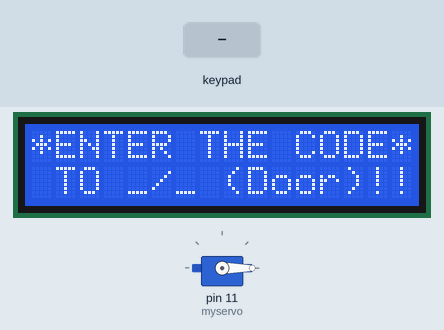
Simulated run of this sketch. Board: Arduino Uno, built with avr-gcc and run on an emulated ATmega328P. Shown: 16×2 character LCD, servo. Inputs (shaded band) come from the test bench.

Above: at 1.2 s.
1.3 s: key '#' pressed
At 2.8 s:
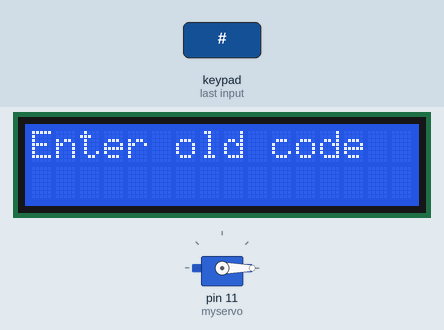
3.8 s: keypad keys 1 5 4 8 A pressed 0.4 s apart
At 6.8 s:
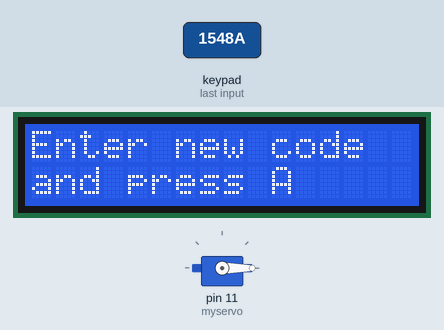
7.3 s: keypad keys 1 5 4 8 # pressed 0.4 s apart
At 9.2 s:
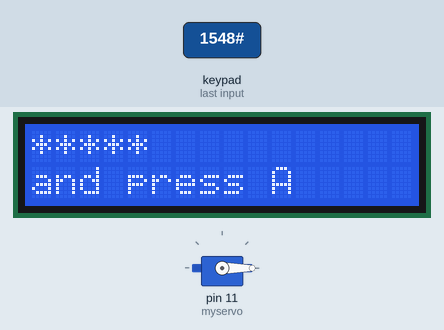
10.8 s: keypad keys 2 3 4 5 A pressed 0.4 s apart
At 13.9 s:
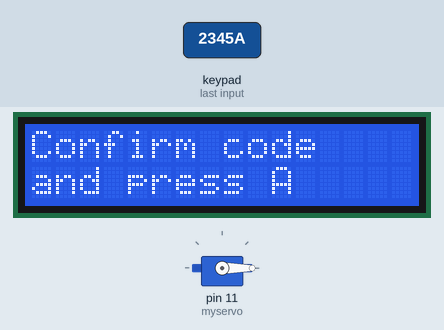
14.3 s: key 'A' pressed
At 16.0 s:
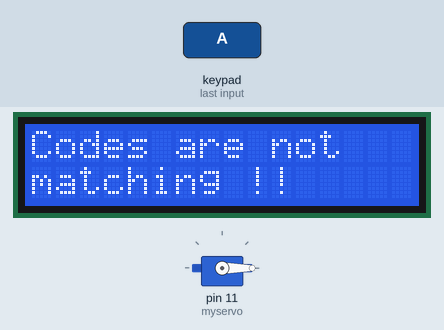
17.3 s: key '*' pressed
At 19.0 s:
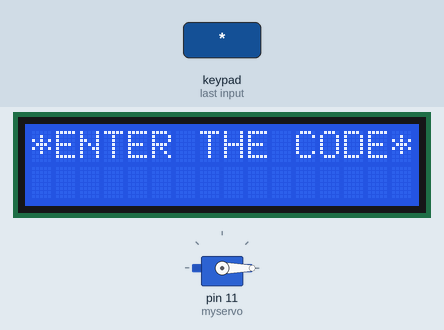
Timing chart, 0 to 20.0 s (numbered marks = the images above; inputs shaded):
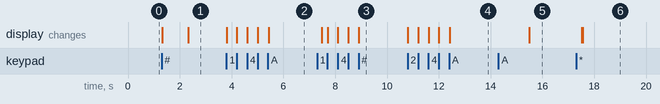

Measured:
- after the input at 1.3 s, the display: first changes at once (image 1 shows a later state)
- after the input at 3.8 s, the display: first changes at once (image 2 shows a later state)
- after the input at 7.3 s, the display: first changes after 0.18 s (image 3 shows a later state)
- after the input at 10.8 s, the display: first changes at once (image 4 shows a later state)
- after the input at 14.3 s, the display: changes after 1.2 s (image 5)
- after the input at 17.3 s, the display: first differs from a run without the input after 0.26 s (image 6)

The sketch:

31_Password_Door_Lock_System.ino
```cpp
/*****************************************************
Project Title: Password Door Lock System
Organisation: Soham Academy Of Human Excellence
Website: https://ria.sohamacademy.org/
****************************************************/

#include <Wire.h>
#include "Keypad.h"
#include <Servo.h>
#include <EEPROM.h>
#include <LiquidCrystal_I2C.h>

const byte numRows = 4;         //number of rows on the keypad
const byte numCols = 4;         //number of columns on the keypad
//int Button = 10;
char keymap[numRows][numCols] =
{
  {'1', '2', '3', 'A'},
  {'4', '5', '6', 'B'},
  {'7', '8', '9', 'C'},
  {'*', '0', '#', 'D'}
};

char keypressed;                 //Where the keys are stored it changes very often
char code[] = {'1', '5', '4', '8'}; //The default code, you can change it or make it a 'n' digits one

char check1[sizeof(code)];  //Where the new key is stored
char check2[sizeof(code)];  //Where the new key is stored again so it's compared to the previous one

short a = 0, i = 0, s = 0, j = 0; //Variables used later

byte rowPins[numRows] = {2, 3, 4, 5}; //Rows 0 to 3 //if you modify your pins you should modify this too
byte colPins[numCols] = {6, 7, 8, 9}; //Columns 0 to 3

LiquidCrystal_I2C lcd(0x27, 16, 2);
Keypad myKeypad = Keypad(makeKeymap(keymap), rowPins, colPins, numRows, numCols);
Servo myservo;
void setup()
{
  Serial.begin(9600);
  lcd.backlight();
  lcd.begin ();
  lcd.setCursor(0, 0);
  lcd.print("*ENTER THE CODE*");
  lcd.setCursor(1 , 1);

  lcd.print("TO _/_ (Door)!!");      //What's written on the LCD you can change
//  pinMode(Button, INPUT);
  myservo.attach(11);
  myservo.write(0);
  //  for(i=0 ; i<sizeof(code);i++){        //When you upload the code the first time keep it commented
  //            EEPROM.get(i, code[i]);             //Upload the code and change it to store it in the EEPROM
  //           }                                  //Then uncomment this for loop and reupload the code (It's done only once)
}


void loop()
{

  keypressed = myKeypad.getKey();               //Constantly waiting for a key to be pressed
  if (keypressed == '*') {                    // * to open the lock
    lcd.clear();
    lcd.setCursor(0, 0);
    lcd.println("*ENTER THE CODE*");            //Message to show
    ReadCode();                          //Getting code function
    if (a == sizeof(code))        //The ReadCode function assign a value to a (it's correct when it has the size of the code array)
      OpenDoor();                   //Open lock function if code is correct
    else {
      lcd.clear();
      lcd.setCursor(1, 0);
      lcd.print("CODE"); //Message to print when the code is wrong
      lcd.setCursor(6, 0);
      lcd.print("INCORRECT");
      lcd.setCursor(15, 1);
      lcd.print(" ");
      lcd.setCursor(4, 1);
      lcd.print("GET AWAY!!!");
    }
    delay(2000);
    lcd.clear();
    lcd.setCursor(0, 0);
    lcd.print("*ENTER THE CODE*");
    lcd.setCursor(1 , 1);

    lcd.print("TO _/_ (Door)!!");
    //Return to standby mode it's the message do display when waiting
  }

  if (keypressed == '#') {                //To change the code it calls the changecode function
    ChangeCode();
    lcd.clear();
    lcd.setCursor(0, 0);
    lcd.print("*ENTER THE CODE*");
    lcd.setCursor(1 , 1);

    lcd.print("TO _/_ (Door)!!");                 //When done it returns to standby mode
  }

//  if (digitalRead(Button) == HIGH) {  //Opening by the push button
//    myservo.write(0);
//  }

}

void ReadCode() {                 //Getting code sequence
  i = 0;                    //All variables set to 0
  a = 0;
  j = 0;

  while (keypressed != 'A') {                                   //The user press A to confirm the code otherwise he can keep typing
    keypressed = myKeypad.getKey();
    if (keypressed != NO_KEY && keypressed != 'A' ) {     //If the char typed isn't A and neither "nothing"
      lcd.setCursor(j, 1);                                 //This to write "*" on the LCD whenever a key is pressed it's position is controlled by j
      lcd.print("*");
      j++;
      if (keypressed == code[i] && i < sizeof(code)) {       //if the char typed is correct a and i increments to verify the next caracter
        a++;
        i++;
      }
      else
        a--;                                               //if the character typed is wrong a decrements and cannot equal the size of code []
    }
  }
  keypressed = NO_KEY;

}

void ChangeCode() {                     //Change code sequence
  lcd.clear();
  lcd.print("Changing code");
  delay(1000);
  lcd.clear();
  lcd.print("Enter old code");
  ReadCode();                      //verify the old code first so you can change it

  if (a == sizeof(code)) {  //again verifying the a value
    lcd.clear();
    lcd.print("Changing code");
    GetNewCode1();            //Get the new code
    GetNewCode2();            //Get the new code again to confirm it
    s = 0;
    for (i = 0 ; i < sizeof(code) ; i++) { //Compare codes in array 1 and array 2 from two previous functions
      if (check1[i] == check2[i])
        s++;                                //again this how we verifiy, increment s whenever codes are matching
    }
    if (s == sizeof(code)) {        //Correct is always the size of the array

      for (i = 0 ; i < sizeof(code) ; i++) {
        code[i] = check2[i];       //the code array now receives the new code
        EEPROM.put(i, code[i]);        //And stores it in the EEPROM

      }
      lcd.clear();
      lcd.print("Code Changed");
      delay(2000);
    }
    else {                        //In case the new codes aren't matching
      lcd.clear();
      lcd.print("Codes are not");
      lcd.setCursor(0, 1);
      lcd.print("matching !!");
      delay(2000);
    }

  }

  else {                    //In case the old code is wrong you can't change it
    lcd.clear();
    lcd.print("Wrong");
    delay(2000);
  }
}

void GetNewCode1() {
  i = 0;
  j = 0;
  lcd.clear();
  lcd.print("Enter new code");   //tell the user to enter the new code and press A
  lcd.setCursor(0, 1);
  lcd.print("and press A");
  delay(2000);
  lcd.clear();
  lcd.setCursor(0, 1);
  lcd.print("and press A");     //Press A keep showing while the top row print ***

  while (keypressed != 'A') {          //A to confirm and quits the loop
    keypressed = myKeypad.getKey();
    if (keypressed != NO_KEY && keypressed != 'A' ) {
      lcd.setCursor(j, 0);
      lcd.print("*");               //On the new code you can show * as I did or change it to keypressed to show the keys
      check1[i] = keypressed;   //Store caracters in the array
      i++;
      j++;
    }
  }
  keypressed = NO_KEY;
}

void GetNewCode2() {                        //This is exactly like the GetNewCode1 function but this time the code is stored in another array
  i = 0;
  j = 0;

  lcd.clear();
  lcd.print("Confirm code");
  lcd.setCursor(0, 1);
  lcd.print("and press A");
  delay(3000);
  lcd.clear();
  lcd.setCursor(0, 1);
  lcd.print("and press A");

  while (keypressed != 'A') {
    keypressed = myKeypad.getKey();
    if (keypressed != NO_KEY && keypressed != 'A' ) {
      lcd.setCursor(j, 0);
      lcd.print("*");
      check2[i] = keypressed;
      i++;
      j++;
    }
  }
  keypressed = NO_KEY;
}

void OpenDoor() {            //Lock opening function open for 3s
  lcd.clear();
  lcd.setCursor(1, 0);
  lcd.print("Access Granted");
  lcd.setCursor(4, 1);
  lcd.print("WELCOME!!");
  myservo.write(90);
  delay(3000);
  myservo.write(0);


}
```

Key.cpp
```cpp
// (licence header left out)
#include "Key.h"


// default constructor
Key::Key() {
	kchar = NO_KEY;
	kstate = IDLE;
	stateChanged = false;
}

// constructor
Key::Key(char userKeyChar) {
	kchar = userKeyChar;
	kcode = -1;
	kstate = IDLE;
	stateChanged = false;
}


void Key::key_update (char userKeyChar, KeyState userState, boolean userStatus) {
	kchar = userKeyChar;
	kstate = userState;
	stateChanged = userStatus;
}


/*
|| @changelog
|| | 1.0 2012-06-04 - Mark Stanley : Initial Release
|| #
*/
```

Key.h
```cpp
// (licence header left out)
#ifndef Keypadlib_KEY_H_
#define Keypadlib_KEY_H_

#include <Arduino.h>

#define OPEN LOW
#define CLOSED HIGH

typedef unsigned int uint;
typedef enum{ IDLE, PRESSED, HOLD, RELEASED } KeyState;

const char NO_KEY = '\0';

class Key {
public:
	// members
	char kchar;
	int kcode;
	KeyState kstate;
	boolean stateChanged;

	// methods
	Key();
	Key(char userKeyChar);
	void key_update(char userKeyChar, KeyState userState, boolean userStatus);

private:

};

#endif

/*
|| @changelog
|| | 1.0 2012-06-04 - Mark Stanley : Initial Release
|| #
*/
```
